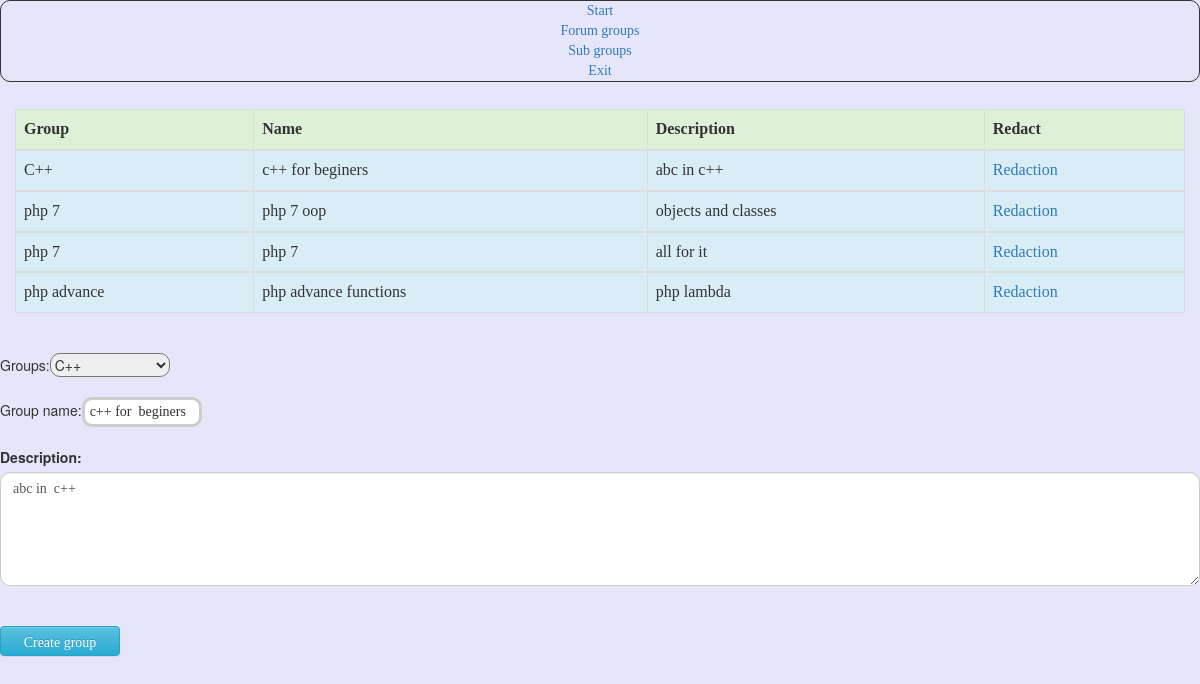
Screenshot of /admin/sub_groups.php?modde=eddit&id=5 (signed in) with the database file from the repository.
### tables this page shows
CREATE TABLE `category` (
  `category_id` int(11) NOT NULL,
  `group_cat_id` int(11) NOT NULL,
  `name` varchar(50) NOT NULL,
  `description` varchar(255) NOT NULL,
  `active` tinyint(4) NOT NULL DEFAULT '1',
  `date_added` int(11) NOT NULL
);

CREATE TABLE `group_cat` (
  `group_cat_id` int(11) NOT NULL,
  `name` varchar(50) NOT NULL,
  `active` tinyint(4) NOT NULL DEFAULT '1',
  `date_added` int(11) NOT NULL,
  `description` varchar(255) NOT NULL
);

### admin/sub_groups.php (the view, shortened to what this page needs)
<?php session_start();
require('../functions.php');
$dbc = db_connect();
	$take_cat = sql_corect($dbc, 'SELECT gc.name as gcname, c.name, c.description, category_id FROM group_cat as gc, category as c WHERE gc.group_cat_id=c.group_cat_id ORDER BY gcname');
		echo '<div class="container">
				<div class="row">
				 <table class="table table-hover table table-bordered">
				 <thead>
					 <tr class="success">
						<div class="col-sm-4"><th>Group</th> </div>
						<div class="col-sm-4"><th>Name</th> </div>
						<div class="col-sm-4"><th>Description</th></div>
						<div class="col-sm-4"><th>Redact</th></div>
					</tr>
				</thead>';
	while($row = mysqli_fetch_assoc($take_cat)){
		echo $result =" <tbody><tr class='info'><div class='col-sm-4'><td>".$row['gcname'].'</td></div>
						<div class="col-sm-4"><td>'.$row['name'].'</td></div>
						<div class="col-sm-4"><td>'.$row['description'].'</td></div>
					<div class="col-sm-4"><td><a href="sub_groups.php?modde=eddit&id='.$row['category_id'].'">Redaction</a></td></div></tr>';
	}
	echo ' </tbody></table></div></div>';
	if(data_validated($dbc, $_GET['modde']) == 'eddit' && data_validated($dbc, $_GET['id']) > 0){
		$id = data_validated($dbc,(int)$_GET['id']);
		$res = sql_corect($dbc, 'SELECT name, description, group_cat_id, category_id FROM category WHERE category_id = '.$id);
		$edit_cat = mysqli_fetch_assoc($res);
	}
$res = sql_corect($dbc, 'SELECT group_cat_id, name FROM group_cat');
echo  '<form action="'.htmlspecialchars($_SERVER["PHP_SELF"]).'" method="POST"><br/>
Groups:<select name="group">';
   while($row = mysqli_fetch_assoc($res)){
	   if($row['group_cat_id'] == $edit_cat['group_cat_id']){
			echo '<option value = "'.$row['group_cat_id'].'" selected="selected">'.$row['name'].'</option>';
		}else{
			echo '<option value = "'.$row['group_cat_id'].'" >'.$row['name'].'</option>';
		}
	}
echo '<select/><br/><br/>';
echo' <div class="form-group">
	Group name:<input type="text" name="group_name" value="'.$edit_cat['name'].'"></br><br/>
	<label for="comment">Description:</label>
	<textarea name="desc" class="form-control" rows="5" id="comment">'.$edit_cat['description'].'</textarea></br><br/>
	<input type="submit" class="btn btn-info" value="Create group">
	<input type="hidden" name="ng" value="1">
	</div>';

### css/style.css (style rules this page uses)
body { background: rgb(230,230,250) !important; }
a:link { text-decoration: none; font-family: Comic Sans MS; }
textarea { width: 600px; height: 120px; border: 3px solid #cccccc; padding: 5px; font-family: Comic Sans MS; background-position: bottom right; background-repeat: no-repeat; }
input { width: 150px; height: 30px; border: 3px solid #cccccc; padding: 5px; font-family: Comic Sans MS; background-position: bottom right; background-repeat: no-repeat; border-radius:10px; }
select { width:120px; border-radius: 10px; }
table-responsive, th, td { font-family: Comic Sans MS; }
.form-control, #exampleInputEmail1 { font-family: Comic Sans MS !important; border-radius: 10px !important; }
input { width:120px ; font-family: Comic Sans MS !important; }

### rows the page displays
category: group_cat.name "C++", name "c++ for beginers", description "abc in c++", group_name "c++ for beginers", desc "abc in c++"
category: group_cat.name "php 7", name "php 7 oop", description "objects and classes"
category: group_cat.name "php 7", name "php 7", description "all for it"
category: group_cat.name "php advance", name "php advance functions", description "php lambda"

### other values shown
form field group "C++"
